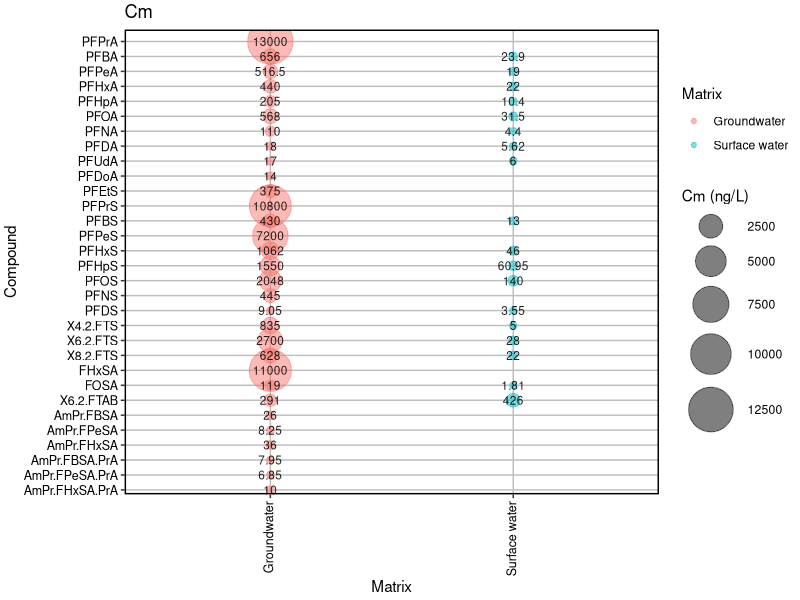
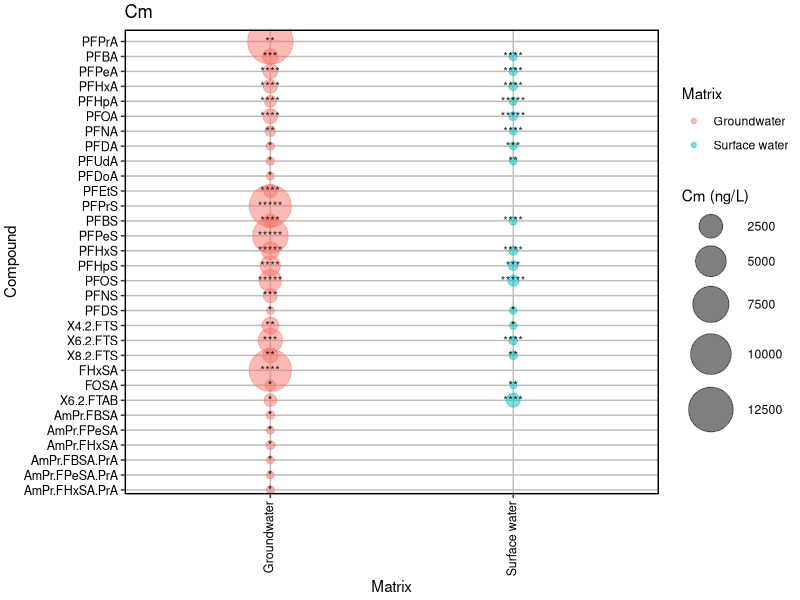
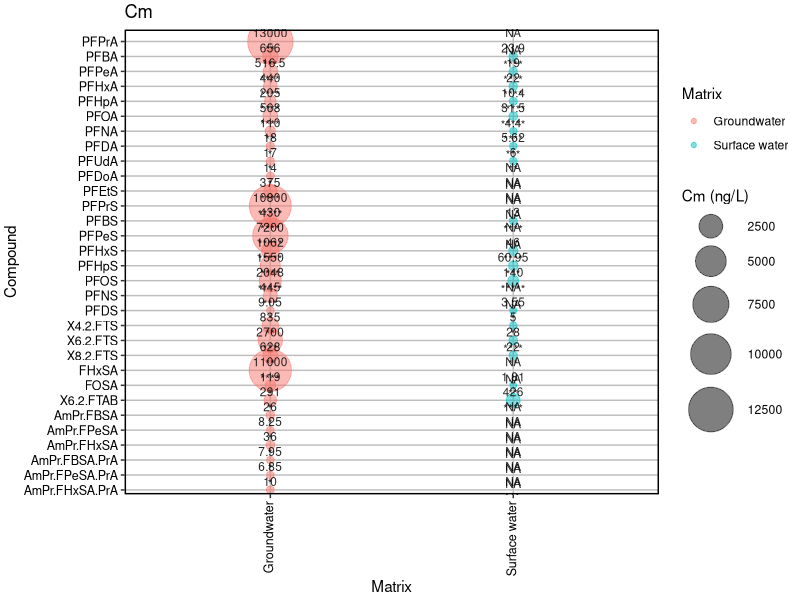
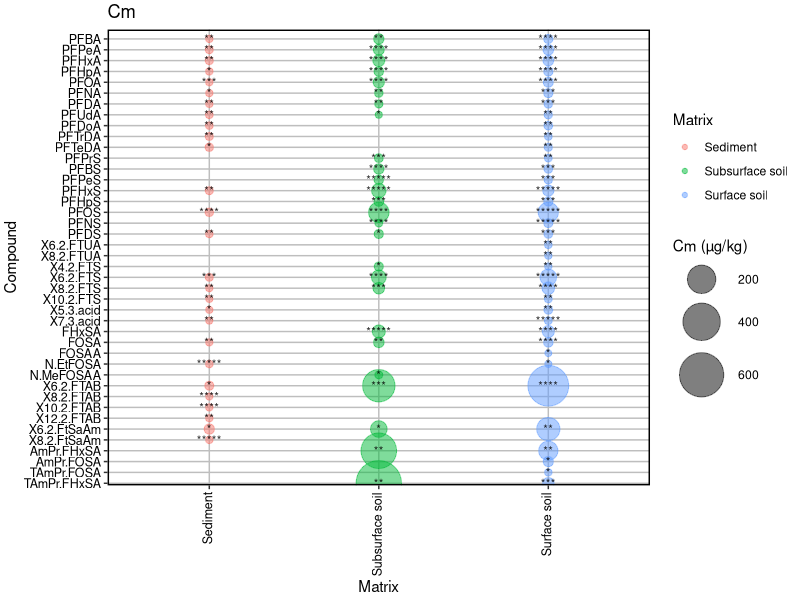
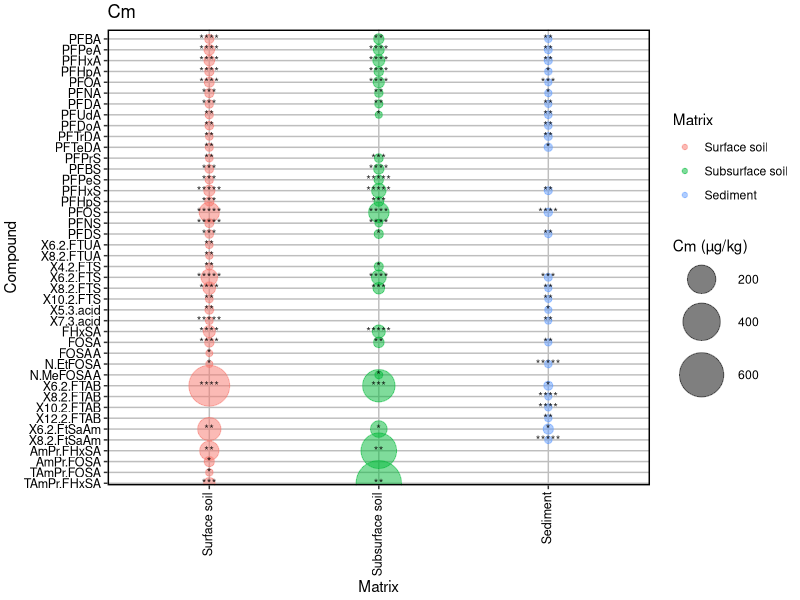
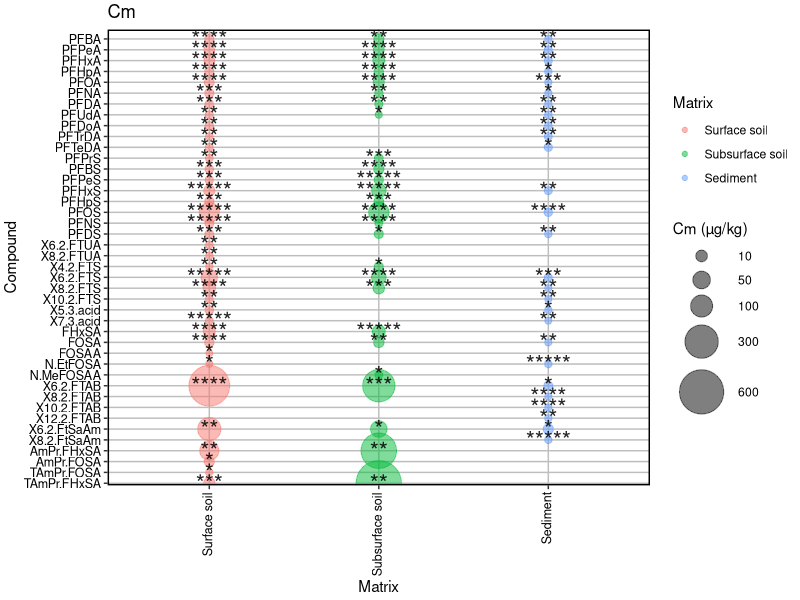
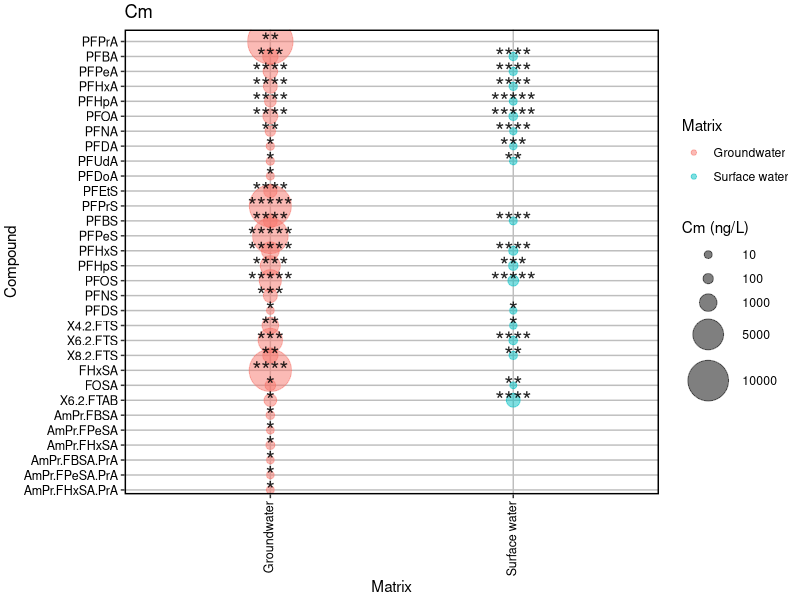
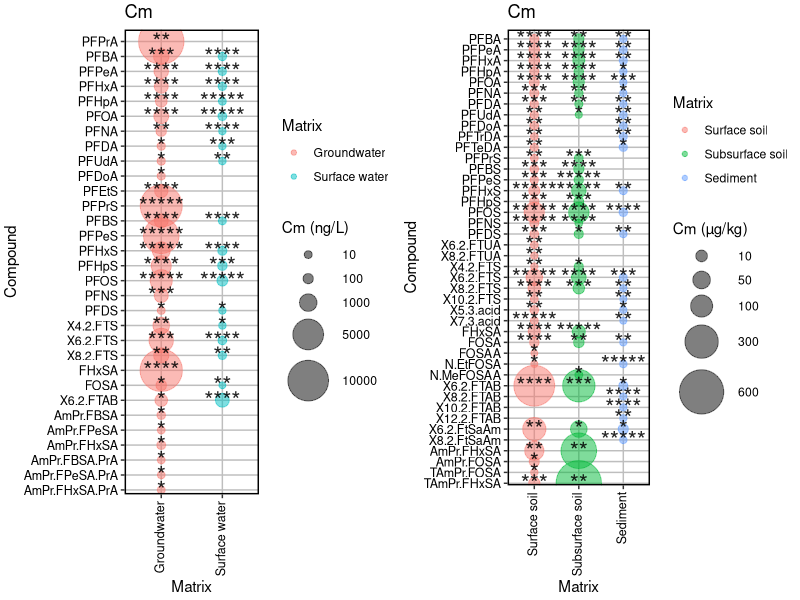

Here is the R script that generated these plots, in order:
# To generate bubble plot and pie chart for PFAS composition
# By: Sheng Dong
# Edited: 7/25/2024

#Import data
setwd("/Users/shengdong/Desktop")
df <- read.csv("Test data for PFAS review paper.csv", header = T)
df[df == 0] <- NA
df[df == ""] <- NA

library(ggplot2)
library(reshape2)
library(dplyr)

water <- df[1:2,]
solid<- df[3:5,]

# Remove columns with all values as NA
water <- water[, colSums(is.na(water)) < nrow(water)]
solid <- solid[, colSums(is.na(solid)) < nrow(solid)]

# Convert data frame from a "wide" format to a "long" format
wl = melt(water, id = c("Name"))
sl = melt(solid, id = c("Name"))

wl$value <- as.numeric(wl$value)
sl$value <- as.numeric(sl$value)

wl$value <- round(wl$value,2) 
sl$value <- round(sl$value,2) 

colnames(wl) <- c("Matrix","Compound","Concentration")
colnames(sl) <- c("Matrix","Compound","Concentration")

# Output the long format file and add detection frequency manually (the manually modifed files are already prepared in the folder)
write.csv(wl, file = "Matrix in water.csv", row.names = FALSE)
write.csv(sl, file = "Matrix in solid.csv", row.names = FALSE)

# Read the new files in
wl = read.csv("Matrix in water-1.csv", header = T)
sl = read.csv("Matrix in solid-1.csv", header = T)

# Define the desired order of the Compound variable
cmp_wl <- c("PFPrA","PFBA","PFPeA","PFHxA","PFHpA","PFOA","PFNA","PFDA", "PFUdA","PFDoA","PFEtS","PFPrS","PFBS","PFPeS","PFHxS","PFHpS","PFOS","PFNS","PFDS","X4.2.FTS","X6.2.FTS","X8.2.FTS","FHxSA","FOSA","X6.2.FTAB","AmPr.FBSA","AmPr.FPeSA","AmPr.FHxSA","AmPr.FBSA.PrA","AmPr.FPeSA.PrA","AmPr.FHxSA.PrA")
cmp_sl <- c("PFBA","PFPeA","PFHxA","PFHpA","PFOA","PFNA","PFDA","PFUdA","PFDoA","PFTrDA","PFTeDA","PFPrS","PFBS","PFPeS","PFHxS","PFHpS","PFOS","PFNS","PFDS","X6.2.FTUA","X8.2.FTUA","X4.2.FTS","X6.2.FTS","X8.2.FTS","X10.2.FTS","X5.3.acid","X7.3.acid","FHxSA","FOSA","FOSAA","N.EtFOSA","N.MeFOSAA","X6.2.FTAB","X8.2.FTAB","X10.2.FTAB","X12.2.FTAB","X6.2.FtSaAm","X8.2.FtSaAm","AmPr.FHxSA","AmPr.FOSA","TAmPr.FOSA","TAmPr.FHxSA")

# Convert Compound to a factor with desired levels
wl$Compound <- factor(wl$Compound, levels = cmp_wl)
sl$Compound <- factor(sl$Compound, levels = cmp_sl)

# Reorder the data frame by the Occupation variable
wl <- wl[order(wl$Compound),]
sl <- sl[order(sl$Compound),]

# Bubble plot
# Show Cm on the plot
bp_water = ggplot(wl,aes(x=Matrix,y=Compound, size=Concentration, color=Matrix)) + 
  geom_point(alpha=0.5) + 
  theme(legend.key=element_blank(),
        panel.background = element_blank(),
        panel.grid = element_line(color="grey"),
        panel.border = element_rect(color = "black", fill = NA, size = 1), 
        axis.text.x = element_text(color = "black", size = 9, angle = 90, vjust = 0.3, hjust = 1), 
        axis.text.y = element_text(color = "black", size = 9), 
        legend.position = "right") + 
  scale_y_discrete(limits = rev(sort(wl$Compound)) ) +
  theme(plot.margin=unit(c(.1,.1,.1,.1),"cm")) + 
  labs(title= "Cm") +
  geom_text(data = wl, aes(x=Matrix,y=Compound, label = Concentration), color = I(alpha("black", 0.85)), size = 3 ) +
  scale_size(range = c(2, 15), name="Cm (ng/L)")
bp_water

#Show DF on the plot
bp_water1 = ggplot(wl,aes(x=Matrix,y=Compound, size=Concentration, color=Matrix)) + 
  geom_point(alpha=0.5) + 
  theme(legend.key=element_blank(),
        panel.background = element_blank(),
        panel.grid = element_line(color="grey"),
        panel.border = element_rect(color = "black", fill = NA, size = 1), 
        axis.text.x = element_text(color = "black", size = 9, angle = 90, vjust = 0.3, hjust = 1), 
        axis.text.y = element_text(color = "black", size = 9), 
        legend.position = "right") + 
  scale_y_discrete(limits = rev(sort(wl$Compound)) ) +
  theme(plot.margin=unit(c(.1,.1,.1,.1),"cm")) + 
  labs(title= "Cm") +
  geom_text(data = wl, aes(x=Matrix,y=Compound, label = DF), color = I(alpha("black", 0.85)), size = 3 ) +
  scale_size(range = c(2, 15), name="Cm (ng/L)")
bp_water1


# Show both Cm and DF on the plot
bp_water2 = ggplot(wl,aes(x=Matrix,y=Compound, size=Concentration, color=Matrix)) + 
  geom_point(alpha=0.5) + 
  theme(legend.key=element_blank(),
        panel.background = element_blank(),
        panel.grid = element_line(color="grey"),
        panel.border = element_rect(color = "black", fill = NA, size = 1), 
        axis.text.x = element_text(color = "black", size = 9, angle = 90, vjust = 0.3, hjust = 1), 
        axis.text.y = element_text(color = "black", size = 9), 
        legend.position = "right") + 
  scale_y_discrete(limits = rev(sort(wl$Compound)) ) +
  theme(plot.margin=unit(c(.1,.1,.1,.1),"cm")) + 
  labs(title= "Cm") +
  geom_text(data = wl, aes(x=Matrix,y=Compound, label = paste(Concentration, DF, sep = "\n")), color = I(alpha("black", 0.85)), size = 3 ) +
  scale_size(range = c(2, 15), name="Cm (ng/L)")
bp_water2

# Show DF on the plot
bp_solid = ggplot(sl,aes(x=Matrix,y=Compound, size=Concentration, color=Matrix)) + 
  geom_point(alpha=0.5) + 
  theme(legend.key=element_blank(),
        panel.background = element_blank(),
        panel.grid = element_line(color="grey"),
        panel.border = element_rect(color = "black", fill = NA, size = 1), 
        axis.text.x = element_text(color = "black", size = 9, angle = 90, vjust = 0.3, hjust = 1), 
        axis.text.y = element_text(color = "black", size = 9), 
        legend.position = "right") + 
  scale_y_discrete(limits = rev(sort(sl$Compound)) ) +
  theme(plot.margin=unit(c(.1,.1,.1,.1),"cm")) + 
  labs(title= "Cm") +
  geom_text(data = sl, aes(x=Matrix,y=Compound, label = DF), color = I(alpha("black", 0.85)), size = 3 ) +
  scale_size(range = c(2, 15), name="Cm (µg/kg)")
bp_solid

# Change the type from character to factor
sl$Matrix <- factor(sl$Matrix)
# Define a desired order of x variable
x_order <- c("Surface soil", "Subsurface soil", "Sediment")
# Reorder x variable
sl$Matrix <- factor(sl$Matrix, levels = x_order)
# Check the order
# levels(sl$Matrix)
# Replot
bp_solid_1 = ggplot(sl,aes(x=Matrix,y=Compound, size=Concentration, color=Matrix)) + 
  geom_point(alpha=0.5) + 
  theme(legend.key=element_blank(),
        panel.background = element_blank(),
        panel.grid = element_line(color="grey"),
        panel.border = element_rect(color = "black", fill = NA, size = 1), 
        axis.text.x = element_text(color = "black", size = 9, angle = 90, vjust = 0.3, hjust = 1), 
        axis.text.y = element_text(color = "black", size = 9), 
        legend.position = "right") + 
  scale_y_discrete(limits = rev(sort(sl$Compound)) ) +
  theme(plot.margin=unit(c(.1,.1,.1,.1),"cm")) + 
  labs(title= "Cm") +
  geom_text(data = sl, aes(x=Matrix,y=Compound, label = DF), color = I(alpha("black", 0.85)), size = 3 ) +
  scale_size(range = c(2, 15), name="Cm (µg/kg)")
bp_solid_1

# Create a bubble plot with more bubbles and scales in the legend
bp_solid_2 = ggplot(sl,aes(x=Matrix,y=Compound, size=Concentration, color=Matrix)) + 
  geom_point(alpha=0.5) + 
  theme(legend.key=element_blank(),
        panel.background = element_blank(),
        panel.grid = element_line(color="grey"),
        panel.border = element_rect(color = "black", fill = NA, size = 1), 
        axis.text.x = element_text(color = "black", size = 9, angle = 90, vjust = 0.3, hjust = 1), 
        axis.text.y = element_text(color = "black", size = 9), 
        legend.position = "right") + 
  scale_y_discrete(limits = rev(sort(sl$Compound)) ) +
  theme(plot.margin=unit(c(.1,.1,.1,.1),"cm")) + 
  labs(title= "Cm") +
  geom_text(data = sl, aes(x=Matrix,y=Compound, label = DF), color = I(alpha("black", 0.85)), size = 6 ) +
  scale_size_continuous(range = c(2, 15), 
                        name="Cm (µg/kg)",
                        breaks = c(10, 50, 100, 300, 600),
                        limits = c(min(sl$Concentration), max(sl$Concentration)))
bp_solid_2


bp_water_3 = ggplot(wl,aes(x=Matrix,y=Compound, size=Concentration, color=Matrix)) + 
  geom_point(alpha=0.5) + 
  theme(legend.key=element_blank(),
        panel.background = element_blank(),
        panel.grid = element_line(color="grey"),
        panel.border = element_rect(color = "black", fill = NA, size = 1), 
        axis.text.x = element_text(color = "black", size = 9, angle = 90, vjust = 0.3, hjust = 1), 
        axis.text.y = element_text(color = "black", size = 9), 
        legend.position = "right") + 
  scale_y_discrete(limits = rev(sort(wl$Compound)) ) +
  theme(plot.margin=unit(c(.1,.1,.1,.1),"cm")) + 
  labs(title= "Cm") +
  geom_text(data = wl, aes(x=Matrix,y=Compound, label = DF), color = I(alpha("black", 0.85)), size = 6 ) +
  scale_size_continuous(range = c(2, 15), 
                        name="Cm (ng/L)",
                        breaks = c(10, 100, 1000, 5000, 10000),
                        limits = c(min(wl$Concentration), max(wl$Concentration)))
bp_water_3


# set resolution (dpi) and dimensions (inch) for the output file
res <- 300 
width <- 5
height <- 10 
# save the plot as a high-resolution JPG file
ggsave("Matrix in water.jpg", plot = bp_water_3, width = width, height = height, dpi = res)
ggsave("Matrix in solid.jpg", plot = bp_solid_2, width = width, height = height, dpi = res)

# Combine plots in one file
library(gridExtra)
cp <- grid.arrange(bp_water_3, bp_solid_2, nrow = 1)
ggsave("Matrix.jpg", plot = cp, width = 10, height = 10, dpi = 300)


# Pie chart
# May be helpful https://developer.aliyun.com/article/928960

df1 <- read.csv("Data for pie chart.csv", header = T)

# Separate each matrix
gw <- df1[df1$Matrix == "Groundwater",]
sw <- df1[df1$Matrix == "Surface water",]
ss <- df1[df1$Matrix == "Surface soil",]
subss <- df1[df1$Matrix == "Subsurface soil",]
sd <- df1[df1$Matrix == "Sediment",]
ecf <- df1[df1$Matrix == "ECF-based AFFF",]
ft <- df1[df1$Matrix == "FT-based AFFF",]

# Calculate sum for each class
gwd <- aggregate(Median.Conc ~ Class, gw, sum)
swd <- aggregate(Median.Conc ~ Class, sw, sum) 
ssd <- aggregate(Median.Conc ~ Class, ss, sum)
subssd <- aggregate(Median.Conc ~ Class, subss, sum)
sdd <- aggregate(Median.Conc ~ Class, sd, sum)
ecfd  <- aggregate(Median.Conc ~ Class, ecf, sum)
ftd <- aggregate(Median.Conc ~ Class, ft, sum)

# Pie chart
library(RColorBrewer)
library(dplyr)
library(graphics)
library(ggplot2)

labs_gw <- paste0(round(gwd$Median.Conc/sum(gwd$Median.Conc)*100,1), "%", sep="") 
labs_sw <- paste0(round(swd$Median.Conc/sum(swd$Median.Conc)*100,1), "%", sep="") 
labs_ss <- paste0(round(ssd$Median.Conc/sum(ssd$Median.Conc)*100,1), "%", sep="") 
labs_subss <- paste0(round(subssd$Median.Conc/sum(subssd$Median.Conc)*100,1), "%", sep="") 
labs_sd <- paste0(round(sdd$Median.Conc/sum(sdd$Median.Conc)*100,1), "%", sep="")
labs_ecf <- paste0(round(ecfd$Median.Conc/sum(ecfd$Median.Conc)*100,1), "%", sep="")
labs_ft <- paste0(round(ftd$Median.Conc/sum(ftd$Median.Conc)*100,1), "%", sep="")

# Set color for different fraction
#FFB6C1: PFCA
#FFDAB9: PFSA
#90EE90: PFPA
#FFFFE0: primary ECF
#ADD8E6: primary FT
#D3D3D3: secondary ECF
#E6E6FA: secondary FT
    
# Generate plot

my_colors <- c("#FFB6C1", "#FFDAB9", "#FFFFE0", "#ADD8E6","#D3D3D3","#E6E6FA")
names(my_colors) <- labs_gw
jpeg("Groundwater.jpeg", res = 300, width = 1000, height = 600)
par(mar = c(1, 1, 1, 3))
pie(gwd$Median.Conc, labels = labs_gw, init.angle = 90, col = my_colors[match(labs_gw, names(my_colors))], border = NA, main = "Groundwater",cex = 0.4, cex.main = 0.5)
dev.off()

my_colors <- c("#FFB6C1", "#FFDAB9", "#ADD8E6","#D3D3D3","#E6E6FA")
names(my_colors) <- labs_sw
jpeg("Surface water.jpeg", res = 300, width = 1000, height = 600)
par(mar = c(1, 1, 1, 3))
pie(swd$Median.Conc,labels=labs_sw, init.angle=90,col = my_colors[match(labs_sw, names(my_colors))], border = NA, main = "Surface water",cex = 0.4, cex.main = 0.5)
dev.off()

my_colors <- c("#FFB6C1", "#FFDAB9", "#FFFFE0", "#ADD8E6","#D3D3D3","#E6E6FA")
names(my_colors) <- labs_ss
jpeg("Surface soil.jpeg", res = 300, width = 1000, height = 600)
par(mar = c(1, 1, 1, 3))
pie(ssd$Median.Conc,labels=labs_ss, init.angle=90, col =  my_colors[match(labs_ss, names(my_colors))], border = NA, main = "Surface soil", cex = 0.4, cex.main = 0.5)
dev.off()

my_colors <- c("#FFB6C1", "#FFDAB9", "#FFFFE0", "#ADD8E6","#D3D3D3","#E6E6FA")
names(my_colors) <- labs_subss
jpeg("Subsurface soil.jpeg", res = 300, width = 1000, height = 600)
par(mar = c(1, 1, 1, 3))
pie(subssd$Median.Conc,labels=labs_subss, init.angle=90, col =  my_colors[match(labs_subss, names(my_colors))], border = NA, main = "Subsurface soil", cex = 0.4, cex.main = 0.5)
dev.off()

my_colors <- c("#FFB6C1", "#FFDAB9", "#ADD8E6","#D3D3D3","#E6E6FA")
names(my_colors) <- labs_sd
jpeg("Sediment.jpeg", res = 300, width = 1000, height = 600)
par(mar = c(1, 1, 1, 3))
pie(sdd$Median.Conc,labels=labs_sd, init.angle=90, col =  my_colors[match(labs_sd, names(my_colors))], border = NA, main = "Sediment", cex = 0.4, cex.main = 0.5)
dev.off()

my_colors <- c("#FFB6C1", "#90EE90", "#FFDAB9", "#FFFFE0", "#ADD8E6","#D3D3D3","#E6E6FA")
names(my_colors) <- labs_ecf
jpeg("ECF-based AFFF.jpeg", res = 300, width = 1000, height = 600)
par(mar = c(1, 1, 1, 3))
pie(ecfd$Median.Conc,labels=labs_ecf, init.angle=90, col =  my_colors[match(labs_ecf, names(my_colors))], border = NA, main = "ECF-based AFFF", cex = 0.4, cex.main = 0.5)
dev.off()

my_colors <- c("#FFB6C1", "#90EE90", "#FFDAB9", "#ADD8E6","#D3D3D3","#E6E6FA")
names(my_colors) <- labs_ft
jpeg("FT-based AFFF.jpeg", res = 300, width = 1000, height = 600)
par(mar = c(1, 1, 1, 3))
pie(ftd$Median.Conc,labels=labs_ft, init.angle=90, col =  my_colors[match(labs_ft, names(my_colors))], border = NA, main = "FT-based AFFF", cex = 0.4, cex.main = 0.5)
dev.off()

my_colors <- c("#FFB6C1", "#90EE90", "#FFDAB9", "#FFFFE0", "#ADD8E6","#D3D3D3","#E6E6FA")
names(my_colors) <- labs_ecf
jpeg("ECF-based AFFF with legend.jpeg", res = 300, width = 1000, height = 600)
par(mar = c(1, 1, 1, 3))
pie(ecfd$Median.Conc,labels=labs_ecf, init.angle=90, col =  my_colors[match(labs_ecf, names(my_colors))], border = NA, main = "ECF-based AFFF", cex = 0.4, cex.main = 0.5)
# Add a legend to the chart
par(lwd = 0.5) # set line width
legend("right", legend = ecfd$Class, fill = my_colors, cex = 0.6, lty = "blank", border = "black", x.intersp = 0)
dev.off()
